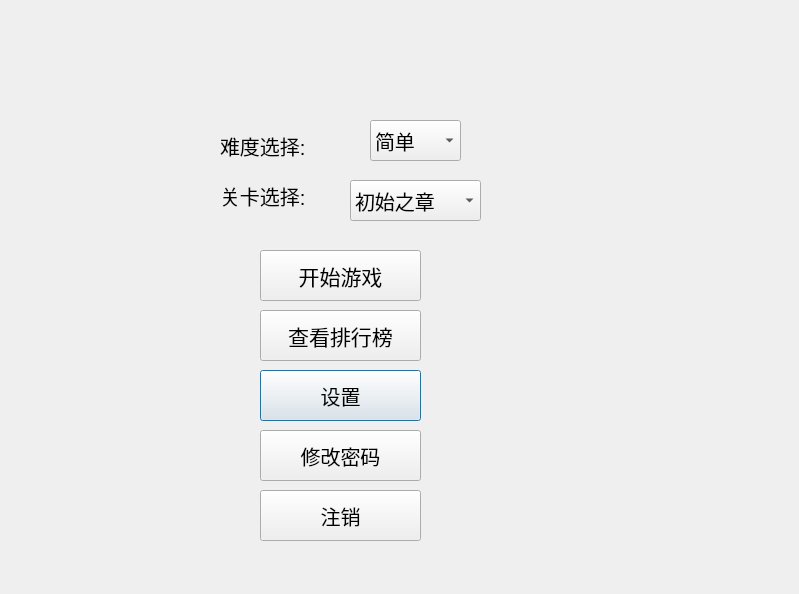
<?xml version="1.0" encoding="UTF-8"?>
<ui version="4.0">
 <class>Dialog</class>
 <widget class="QDialog" name="Dialog">
  <property name="geometry">
   <rect>
    <x>0</x>
    <y>0</y>
    <width>799</width>
    <height>594</height>
   </rect>
  </property>
  <property name="windowTitle">
   <string>Dialog</string>
  </property>
  <widget class="QLabel" name="label_3">
   <property name="geometry">
    <rect>
     <x>220</x>
     <y>170</y>
     <width>111</width>
     <height>51</height>
    </rect>
   </property>
   <property name="font">
    <font>
     <pointsize>15</pointsize>
    </font>
   </property>
   <property name="text">
    <string>关卡选择:</string>
   </property>
  </widget>
  <widget class="QPushButton" name="settings">
   <property name="geometry">
    <rect>
     <x>260</x>
     <y>370</y>
     <width>161</width>
     <height>51</height>
    </rect>
   </property>
   <property name="font">
    <font>
     <pointsize>15</pointsize>
    </font>
   </property>
   <property name="text">
    <string>设置</string>
   </property>
  </widget>
  <widget class="QPushButton" name="ranklist">
   <property name="geometry">
    <rect>
     <x>260</x>
     <y>310</y>
     <width>161</width>
     <height>51</height>
    </rect>
   </property>
   <property name="font">
    <font>
     <pointsize>16</pointsize>
    </font>
   </property>
   <property name="text">
    <string>查看排行榜</string>
   </property>
  </widget>
  <widget class="QLabel" name="label_2">
   <property name="geometry">
    <rect>
     <x>220</x>
     <y>120</y>
     <width>121</width>
     <height>51</height>
    </rect>
   </property>
   <property name="font">
    <font>
     <pointsize>15</pointsize>
    </font>
   </property>
   <property name="text">
    <string>难度选择:</string>
   </property>
  </widget>
  <widget class="QComboBox" name="modelselect">
   <property name="geometry">
    <rect>
     <x>370</x>
     <y>120</y>
     <width>91</width>
     <height>41</height>
    </rect>
   </property>
   <property name="font">
    <font>
     <pointsize>15</pointsize>
    </font>
   </property>
   <item>
    <property name="text">
     <string>简单</string>
    </property>
   </item>
   <item>
    <property name="text">
     <string>普通</string>
    </property>
   </item>
   <item>
    <property name="text">
     <string>困难</string>
    </property>
   </item>
  </widget>
  <widget class="QComboBox" name="levelselect">
   <property name="geometry">
    <rect>
     <x>350</x>
     <y>180</y>
     <width>131</width>
     <height>41</height>
    </rect>
   </property>
   <property name="font">
    <font>
     <pointsize>15</pointsize>
    </font>
   </property>
   <item>
    <property name="text">
     <string>初始之章</string>
    </property>
   </item>
   <item>
    <property name="text">
     <string>历练之章</string>
    </property>
   </item>
   <item>
    <property name="text">
     <string>胜利之章</string>
    </property>
   </item>
  </widget>
  <widget class="QPushButton" name="cancellation">
   <property name="geometry">
    <rect>
     <x>260</x>
     <y>490</y>
     <width>161</width>
     <height>51</height>
    </rect>
   </property>
   <property name="font">
    <font>
     <pointsize>15</pointsize>
    </font>
   </property>
   <property name="text">
    <string>注销</string>
   </property>
  </widget>
  <widget class="QPushButton" name="changepassword">
   <property name="geometry">
    <rect>
     <x>260</x>
     <y>430</y>
     <width>161</width>
     <height>51</height>
    </rect>
   </property>
   <property name="font">
    <font>
     <pointsize>15</pointsize>
    </font>
   </property>
   <property name="text">
    <string>修改密码</string>
   </property>
  </widget>
  <widget class="QPushButton" name="startgame">
   <property name="geometry">
    <rect>
     <x>260</x>
     <y>250</y>
     <width>161</width>
     <height>51</height>
    </rect>
   </property>
   <property name="font">
    <font>
     <pointsize>16</pointsize>
    </font>
   </property>
   <property name="text">
    <string>开始游戏</string>
   </property>
  </widget>
 </widget>
 <resources/>
 <connections/>
</ui>
